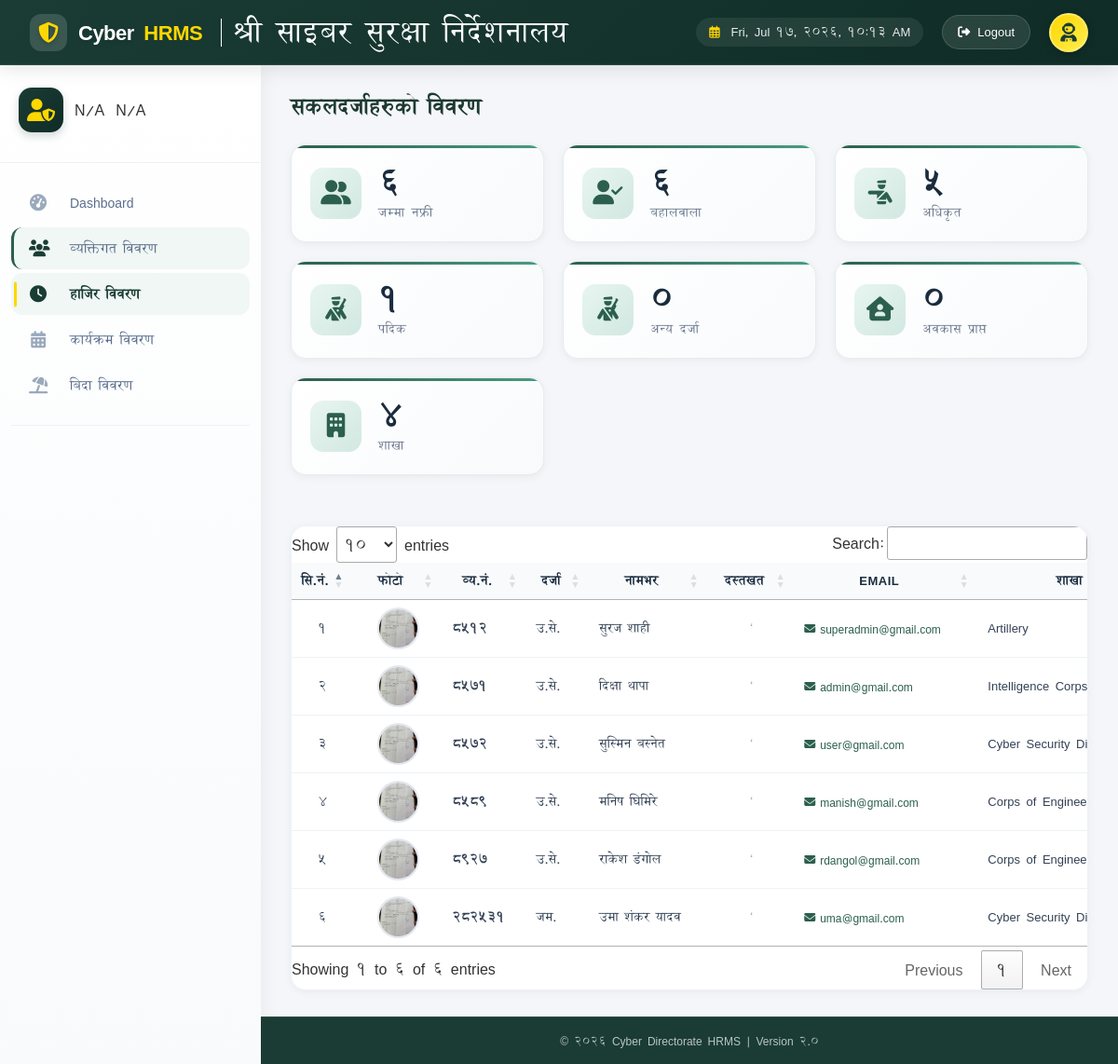
The page /personnel.php on the database its author committed.
### tables this page shows
CREATE TABLE IF NOT EXISTS `personnel` (
  `personnel_number` int(10) NOT NULL DEFAULT 0,
  `full_name_en` varchar(100) DEFAULT NULL,
  `full_name_ne` varchar(100) DEFAULT NULL,
  `dob` date DEFAULT NULL,
  `gender` enum('Male','Female') DEFAULT 'Male',
  `blood_group` enum('A+','A-','B+','B-','O+','O-','AB+','AB-') DEFAULT NULL,
  `rank` int(11) DEFAULT NULL,
  `current_status` enum('Active','Retired') DEFAULT 'Active',
  `unit` varchar(100) DEFAULT NULL,
  `email` varchar(100) NOT NULL,
  `signature` varchar(500) DEFAULT NULL,
  `joint_date` date DEFAULT NULL,
  `contact` varchar(20) DEFAULT NULL,
  `phone` varchar(20) DEFAULT NULL,
  `address` text DEFAULT NULL,
  `province` varchar(100) DEFAULT NULL,
  `district` varchar(100) DEFAULT NULL,
  `municipality` varchar(100) DEFAULT NULL,
  `ward_number` varchar(10) DEFAULT NULL,
  `village_tole` varchar(200) DEFAULT NULL,
  `religion` varchar(50) DEFAULT 'Hindu',
  `military_status` varchar(20) DEFAULT 'Single',
  `password` varchar(255) NOT NULL,
  `remember_token` varchar(255) DEFAULT NULL,
  `recruitment_date` date DEFAULT NULL,
  `commission_date` date DEFAULT NULL,
  `father_name` varchar(100) DEFAULT NULL,
  `mother_name` varchar(100) DEFAULT NULL,
  `spouse_name` varchar(100) DEFAULT NULL,
  `children_names` text DEFAULT NULL,
  `family_notes` text DEFAULT NULL,
  `grandfather_name` varchar(100) DEFAULT NULL,
  `higher_education` text DEFAULT NULL,
  `military_trainings` text DEFAULT NULL,
  `training` text DEFAULT NULL,
  `training_address` varchar(255) DEFAULT NULL,
  `training1` varchar(200) DEFAULT NULL,
  `training1_address` varchar(255) DEFAULT NULL,
  `training2` varchar(200) DEFAULT NULL,
  `training2_address` varchar(255) DEFAULT NULL,
  `training3` varchar(200) DEFAULT NULL,
  `training4` varchar(200) DEFAULT NULL,
  `training5` varchar(200) DEFAULT NULL,
  `foreign_training` text DEFAULT NULL,
  `created_at` timestamp NOT NULL DEFAULT current_timestamp(),
  `updated_at` timestamp NOT NULL DEFAULT current_timestamp() ON UPDATE current_timestamp(),
  `role` tinyint(4) NOT NULL DEFAULT 0,
  `password_updated_at` timestamp NULL DEFAULT NULL COMMENT 'Timestamp when password was last updated',
  `appointment` varchar(255) DEFAULT NULL,
  `profile_picture_path` varchar(255) DEFAULT NULL,
  `received_person_name` varchar(255) DEFAULT NULL,
  `professional_trainings` longtext DEFAULT NULL COMMENT 'Dynamic professional trainings stored as JSON array' CHECK (json_valid(`professional_trainings`)),
  `foreign_trainings` longtext DEFAULT NULL COMMENT 'Dynamic foreign trainings stored as JSON array' CHECK (json_valid(`foreign_trainings`)),
  PRIMARY KEY (`personnel_number`) USING BTREE,
  UNIQUE KEY `email` (`email`),
  KEY `idx_email` (`email`),
  KEY `idx_full_name_en` (`full_name_en`),
  KEY `idx_province` (`province`),
  KEY `idx_district` (`district`),
  KEY `idx_municipality` (`municipality`),
  KEY `idx_current_status` (`current_status`) USING BTREE,
  KEY `idx_personnel_number` (`personnel_number`) USING BTREE
);

CREATE TABLE IF NOT EXISTS `def_rank` (
  `rank_code` int(11) NOT NULL AUTO_INCREMENT,
  `rank_name` longtext DEFAULT NULL,
  `rank_abvt` longtext DEFAULT NULL,
  `rank_nep` longtext DEFAULT NULL,
  `rank_unicode` longtext DEFAULT NULL,
  `rank_unicode_full` longtext DEFAULT NULL,
  `rank_neps` longtext DEFAULT NULL,
  `group_rank` longtext DEFAULT NULL,
  `rank_level` longtext DEFAULT NULL,
  `cv_rank` longtext DEFAULT NULL,
  `is_active` enum('Y','N') DEFAULT 'Y',
  UNIQUE KEY `pkrank_code` (`rank_code`),
  KEY `rank_code` (`rank_code`)
);

### personnel.php (the view, shortened to what this page needs)
<?php
require_once 'includes/config.php';
$records_per_page = isset($_GET['per_page']) ? (int) $_GET['per_page'] : 10;
$page = isset($_GET['page']) ? (int) $_GET['page'] : 1;
$offset = ($page - 1) * $records_per_page;
$search_condition = "";
$params = [];
try {
    $stmt = $pdo->query("SELECT COUNT(*) FROM personnel");
    $total_records = $stmt->fetchColumn();
    $stmt = $pdo->query("SELECT COUNT(*) FROM personnel WHERE current_status = 'Active'");
    $active_count = $stmt->fetchColumn();
    $stmt = $pdo->query("SELECT COUNT(*) FROM personnel WHERE rank < 30");
    $officer_count = $stmt->fetchColumn();
    $stmt = $pdo->query("SELECT COUNT(*) FROM personnel WHERE rank BETWEEN 31 AND 37");
    $jco_count = $stmt->fetchColumn();
    $stmt = $pdo->query("SELECT COUNT(*) FROM personnel WHERE rank > 37");
    $or_count = $stmt->fetchColumn();
    $stmt = $pdo->query("SELECT COUNT(DISTINCT unit) FROM personnel WHERE unit IS NOT NULL AND unit != ''");
    $unit_count = $stmt->fetchColumn();
} catch (PDOException $e) {
    error_log("Statistics error: " . $e->getMessage());
    $total_records = 0;
    $active_count = 0;
    $officer_count = 0;
    $jco_count = 0;
    $or_count = 0;
    $unit_count = 0;
}
try {
    $offset = ($page - 1) * $records_per_page;
    $sql = " SELECT p.*, d.rank_unicode, d.rank_name, d.rank_nep
            FROM personnel p
            LEFT JOIN def_rank d ON p.rank = d.rank_code
            $search_condition
            ORDER BY p.personnel_number
            LIMIT ? OFFSET ?";
    $stmt = $pdo->prepare($sql);
    $stmt->bindValue(count($params) + 1, $records_per_page, PDO::PARAM_INT);
    $stmt->bindValue(count($params) + 2, $offset, PDO::PARAM_INT);
    $stmt->execute();
    $personnel_list = $stmt->fetchAll();
} catch (PDOException $e) {
    error_log("Personnel fetch error: " . $e->getMessage());
    $personnel_list = [];
    $total_pages = 0;
}
?>
<div class="stats-grid">
    <div class="stat-card">
        <div class="stat-icon"><i class="fas fa-user-friends"></i></div>
        <div class="stat-info">
            <div class="stat-value"><?php echo number_format($total_records); ?></div>
            <div class="stat-label">जम्मा नफ्री</div>
        </div>
    </div>
    <div class="stat-card">
        <div class="stat-icon"><i class="fas fa-user-check"></i></div>
        <div class="stat-info">
            <div class="stat-value"><?php echo number_format($active_count); ?></div>
            <div class="stat-label">बहालवाला</div>
        </div>
    </div>
    <div class="stat-card">
        <div class="stat-icon"><i class="fa-classic fa-solid fa-person-military-pointing fa-fw"></i></div>
        <div class="stat-info">
            <div class="stat-value"><?php echo number_format($officer_count); ?></div>
            <div class="stat-label">अधिकृत</div>
        </div>
    </div>
    <div class="stat-card">
        <div class="stat-icon"><i class="fa-classic fa-solid fa-person-military-rifle fa-fw"></i></div>
        <div class="stat-info">
            <div class="stat-value"><?php echo number_format($jco_count); ?></div>
            <div class="stat-label">पदिक</div>
        </div>
    </div>
    <div class="stat-card">
        <div class="stat-icon"><i class="fa-classic fa-solid fa-person-military-rifle fa-fw"></i></div>
        <div class="stat-info">
            <div class="stat-value"><?php echo number_format($or_count); ?></div>
            <div class="stat-label">अन्य दर्जा</div>
        </div>
    </div>
    <div class="stat-card">
        <div class="stat-icon"><i class="fa-solid fa-house-user"></i></div>
        <div class="stat-info">
            <div class="stat-value"><?php echo number_format($or_count); ?></div>
            <div class="stat-label">अवकास प्राप्त</div>
        </div>
    </div>
    <div class="stat-card">
        <div class="stat-icon"><i class="fas fa-building"></i></div>
        <div class="stat-info">
            <div class="stat-value"><?php echo number_format($unit_count); ?></div>
            <div class="stat-label">शाखा</div>
        </div>
    </div>
</div>
<div class="data-table">
    <table class="datatable">
        <thead>
            <tr>
                <th style="width: 30px;text-align:center;">सि.नं.</th>
                <th style="width: 60px;text-align:center;">फोटो</th>
                <th style="text-align:center;">व्य.नं.</th>
                <th style="text-align:center;">दर्जा</th>
                <th style="text-align:center;">नामभर</th>
                <th style="text-align:center;">दस्तखत</th>
                <th style="text-align:center;">Email</th>
                <th style="text-align:center;">शाखा</th>
            </tr>
        </thead>
        <tbody>
            <?php if (!empty($personnel_list)): ?>
                <?php $counter = $offset + 1; ?>
                <?php foreach ($personnel_list as $personnel): ?>
                    <tr data-personnel-number="<?php echo htmlspecialchars($personnel['personnel_number']); ?>">
                        <td style="text-align:center;"><?php echo $counter++; ?></td>
                        <td class="photo-cell">
                            <?php if (!empty($personnel['profile_picture_path']) && file_exists($personnel['profile_picture_path'])): ?>
                                <img src="<?php echo htmlspecialchars($personnel['profile_picture_path']); ?>" alt="Profile Photo"
                                    class="profile-preview"
                                    onclick="viewProfilePhoto('<?php echo htmlspecialchars($personnel['profile_picture_path']); ?>', '<?php echo htmlspecialchars($personnel['full_name_en']); ?>')">
                            <?php endif; ?>
                        </td>
                        <td><strong><?php echo htmlspecialchars($personnel['personnel_number']); ?></strong></td>
                        <td><?php echo htmlspecialchars($personnel['rank_unicode'] ?? 'N/A'); ?></td>
                        <td><?php echo htmlspecialchars($personnel['full_name_ne']); ?></td>
                        <td class="signature-cell">
                            <?php if (!empty($personnel['signature']) && file_exists($personnel['signature'])): ?>
                                <img src="<?php echo htmlspecialchars($personnel['signature']); ?>" alt="Signature"
                                    class="signature-preview"
                                    onclick="viewSignature('<?php echo htmlspecialchars($personnel['signature']); ?>', '<?php echo htmlspecialchars($personnel['full_name_en']); ?>')">
                            <?php else: ?>
                                <span class="no-signature">—</span>
                            <?php endif; ?>
                        </td>
                        <td>
                            <?php if (!empty($personnel['email'])): ?>
                                <a href="mailto:<?php echo htmlspecialchars($personnel['email']); ?>" class="email-link">
                                    <i class="fas fa-envelope"></i>
                                    <?php echo htmlspecialchars(substr($personnel['email'], 0, 20)); ?>
                                </a>
                            <?php else: ?>
                                <span style="color: #9aa9bc;">—</span>
                            <?php endif; ?>
                        </td>
                        <td><?php echo htmlspecialchars($personnel['unit'] ?? 'N/A'); ?></td>
                    </tr>
                <?php endforeach; ?>
            <?php endif; ?>
        </tbody>
    </table>
</div>
<?php
include('includes/layout.php');
?>

### css/style.css (style rules this page uses)
.stat-card { background: white; border-radius: 12px; padding: 1.5rem; box-shadow: 0 2px 8px rgba(0, 0, 0, 0.08); display: flex; align-items: center; gap: 1rem; transition: transform 0.2s, box-shadow 0.2s; }
.stat-icon { width: 56px; height: 56px; background: linear-gradient(135deg, #1e3c72 0%, #2b4c7c 100%); border-radius: 12px; display: flex; align-items: center; justify-content: center; color: white; font-size: 1.8rem; }
.stat-value { font-size: 1.8rem; font-weight: 700; color: #1a2a3a; line-height: 1.2; }
.stat-label { font-size: 0.85rem; color: #6c757d; text-transform: uppercase; letter-spacing: 0.5px; }

### includes/styles.php (style rules this page uses)
* { margin: 0; padding: 0; box-sizing: border-box; }
body { font-family: 'Kalimati', sans-serif; background: #f4f6f9; color: #333; min-height: 100vh; display: flex; flex-direction: column; }
a { text-decoration: none; color: inherit; }
.stats-grid { display: grid; grid-template-columns: repeat(auto-fit, minmax(200px, 1fr)); gap: 16px; margin-bottom: 28px; }
.stat-card { background: #fff; border-radius: 12px; padding: 20px; display: flex; align-items: center; gap: 16px; box-shadow: 0 1px 3px rgba(0,0,0,0.04); border: 1px solid #eef2f6; }
.stat-icon { width: 44px; height: 44px; border-radius: 10px; background: #eef2f6; display: flex; align-items: center; justify-content: center; color: #2c5f4e; font-size: 18px; }
.stat-value { font-size: 22px; font-weight: 700; color: #1e3a32; }
.stat-label { font-size: 12px; color: #8a99b0; }
.data-table { background: #fff; border-radius: 12px; overflow: hidden; box-shadow: 0 1px 3px rgba(0,0,0,0.04); border: 1px solid #eef2f6; }
.data-table table { width: 100%; border-collapse: collapse; }
.data-table th { text-align: left; padding: 14px 20px; font-size: 11px; text-transform: uppercase; letter-spacing: 0.5px; color: #8a99b0; background: #fafbfc; border-bottom: 1px solid #eef2f6; }
.data-table td { padding: 14px 20px; font-size: 13px; color: #444; border-bottom: 1px solid #f0f2f5; }
.data-table tbody tr:last-child td { border-bottom: none; }

### personnel.php (style rules this page uses)
.stats-grid { display: grid; grid-template-columns: repeat(auto-fit, minmax(240px, 1fr)); gap: 20px; margin-bottom: 30px; }
.stat-card { background: linear-gradient(135deg, #ffffff 0%, #f8fafc 100%); border-radius: 16px; padding: 20px; display: flex; align-items: center; gap: 18px; box-shadow: 0 2px 10px rgba(0, 0, 0, 0.05); border: 1px solid rgba(44, 95, 78, 0.1); transition: all 0.3s ease; position: relative; overflow: hidden; }
.stat-card::before { content: ''; position: absolute; top: 0; left: 0; right: 0; height: 3px; background: linear-gradient(90deg, #2c5f4e, #4a9b82); }
.stat-icon { width: 55px; height: 55px; background: linear-gradient(135deg, #e8f5f0 0%, #d1e8e0 100%); border-radius: 14px; display: flex; align-items: center; justify-content: center; font-size: 26px; color: #2c5f4e; transition: transform 0.3s; }
.stat-info { flex: 1; }
.stat-value { font-size: 32px; font-weight: 800; color: #1a2c3e; line-height: 1.2; letter-spacing: -0.5px; }
.stat-label { font-size: 13px; color: #6c7a8e; margin-top: 5px; font-weight: 500; text-transform: uppercase; letter-spacing: 0.5px; }
.data-table { background: white; border-radius: 16px; overflow-x: auto; box-shadow: 0 2px 10px rgba(0, 0, 0, 0.05); border: 1px solid #eef2f6; }
.data-table table { width: 100%; border-collapse: collapse; min-width: 1300px; }
.data-table th { text-align: left; padding: 16px; background: #f8fafc; border-bottom: 2px solid #e2e8f0; font-weight: 600; color: #1a2c3e; font-size: 13px; text-transform: uppercase; letter-spacing: 0.5px; }
.data-table td { padding: 14px 16px; border-bottom: 1px solid #eef2f6; font-size: 13px; color: #334155; vertical-align: middle; }
.photo-cell { text-align: center; padding: 8px !important; width: 60px; }
.profile-preview { width: 45px; height: 45px; border-radius: 50%; object-fit: cover; cursor: pointer; border: 2px solid #e2e8f0; transition: all 0.2s; }
.signature-cell { text-align: center; }
.no-signature { color: #9aa9bc; font-size: 12px; }
.email-link { color: #2c5f4e; text-decoration: none; font-size: 12px; display: inline-flex; align-items: center; gap: 5px; }

### rows shown on the page
personnel: profile_picture_path (picture), personnel_number "8512", def_rank.rank_unicode "उ.से.", full_name_ne "सुरज शाही", email "superadmin@gmail.com", unit "Artillery"
personnel: profile_picture_path (picture), personnel_number "8571", def_rank.rank_unicode "उ.से.", full_name_ne "दिक्षा थापा", email "admin@gmail.com", unit "Intelligence Corps"
personnel: profile_picture_path (picture), personnel_number "8572", def_rank.rank_unicode "उ.से.", full_name_ne "सुस्मिन बस्नेत", email "user@gmail.com", unit "Cyber Security…"
personnel: profile_picture_path (picture), personnel_number "8589", def_rank.rank_unicode "उ.से.", full_name_ne "मनिष घिमिरे", email "manish@gmail.com", unit "Corps of…"
personnel: profile_picture_path (picture), personnel_number "8927", def_rank.rank_unicode "उ.से.", full_name_ne "राकेश डंगोल", email "rdangol@gmail.com", unit "Corps of…"
personnel: profile_picture_path (picture), personnel_number "282531", def_rank.rank_unicode "जम.", full_name_ne "उमा शंकर यादव", email "uma@gmail.com", unit "Cyber Security…"

### other values the page prints
$user_rank ?: 'N/A' "N/A"
$user_name ?: 'N/A' "N/A"
$pageTitle "सकलदर्जाहरुको विवरण"
$total_records "6"
$active_count "6"
$officer_count "5"
$jco_count "1"
$or_count "0"
$unit_count "4"
